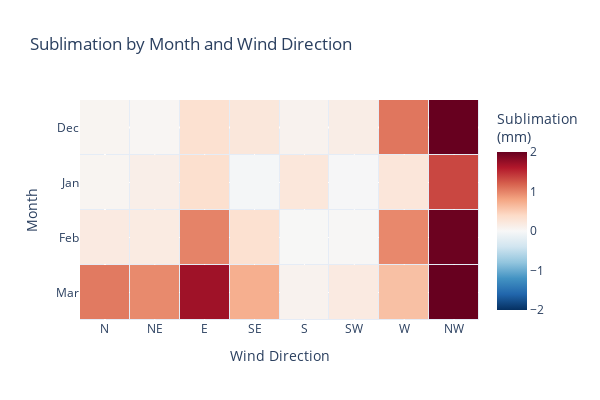

Notebook cell for this chart:
### Code cell
# plot grouped_months as a heatmap
fig = go.Figure()
fig.add_trace(go.Heatmap(z=grouped_months.values, 
                         x=grouped_months.columns, 
                         y=grouped_months.index,

                        colorbar={'title':'Sublimation<br>(mm)'},
                        colorscale='RdBu_r',
                        # min and max color values
                        zmin=-2,
                        zmax=2,
                        xgap=1,
                        ygap=1,
                         ))
# add grid
fig.update_layout(height=400, 
                  width=600,
                  xaxis_title='Wind Direction',
                  yaxis_title='Month',
                  title=f'Sublimation by Month and Wind Direction',
                  )
# change x-axis ticks to be cardinal wind directions
fig.update_xaxes(tickvals=[0, 45, 90, 135, 180, 225, 270, 315], ticktext=['N', 'NE', 'E', 'SE', 'S', 'SW', 'W', 'NW'])
# update y-axes ticks to be wind speed bins
fig.update_yaxes(tickvals=[3,2,1,0], ticktext=['Mar', 'Feb', 'Jan', 'Dec'], range=([3.5,-0.5]))
# update legend title to legend_title='Percent of Winter Sublimation (%)'

### Figure 1 — Plotly figure (JSON) as saved in the notebook; plotly's stock layout.template omitted (floating-point values rounded to 4 significant figures)
{"data": [{"colorbar": {"title": {"text": "Sublimation<br>(mm)"}}, "colorscale": [[0, "rgb(5,48,97)"], [0.1, "rgb(33,102,172)"], [0.2, "rgb(67,147,195)"], [0.3, "rgb(146,197,222)"], [0.4, "rgb(209,229,240)"], [0.5, "rgb(247,247,247)"], [0.6, "rgb(253,219,199)"], [0.7, "rgb(244,165,130)"], [0.8, "rgb(214,96,77)"], [0.9, "rgb(178,24,43)"], [1, "rgb(103,0,31)"]], "type": "heatmap", "x": [0, 45, 90, 135, 180, 225, 270, 315], "xgap": 1, "y": [0, 1, 2, 3], "ygap": 1, "z": [[0.04806, 0.03533, 0.3196, 0.2315, 0.07462, 0.1382, 1.073, 3.002], [0.04753, 0.1223, 0.3304, -0.02665, 0.2347, -0.01283, 0.2387, 1.34], [0.1795, 0.1724, 0.996, 0.3131, 0.005819, 0.02001, 0.9656, 1.972], [1.052, 0.9581, 1.704, 0.7232, 0.07656, 0.1836, 0.6001, 2.635]], "zmax": 2, "zmin": -2}], "layout": {"height": 400, "title": {"text": "Sublimation by Month and Wind Direction"}, "width": 600, "xaxis": {"ticktext": ["N", "NE", "E", "SE", "S", "SW", "W", "NW"], "tickvals": [0, 45, 90, 135, 180, 225, 270, 315], "title": {"text": "Wind Direction"}}, "yaxis": {"range": [3.5, -0.5], "ticktext": ["Mar", "Feb", "Jan", "Dec"], "tickvals": [3, 2, 1, 0], "title": {"text": "Month"}}}}
